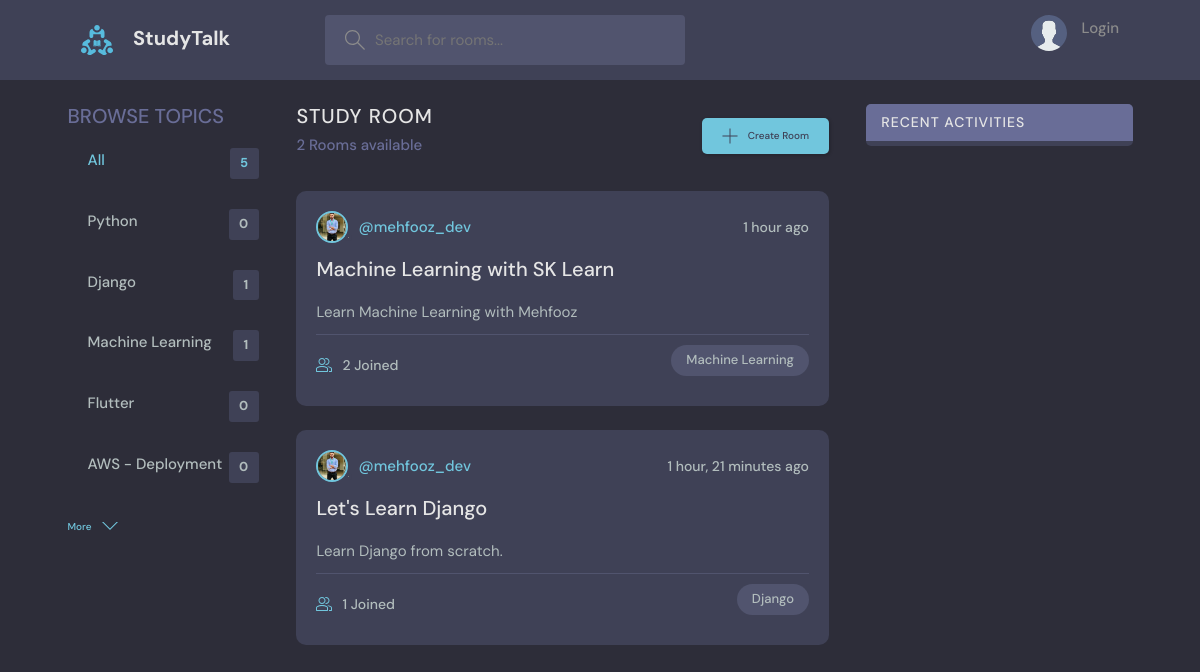
The page / on the database its author committed.
### base/models.py (models this page shows, shortened)
class Topic(models.Model):
    name = models.CharField(max_length=200)

class Room(models.Model):
    host = models.ForeignKey(User, on_delete=models.SET_NULL, null=True)
    topic = models.ForeignKey(Topic, on_delete=models.SET_NULL, null=True)
    name = models.CharField(max_length=200)
    description = models.TextField(null=True, blank=True)
    participants = models.ManyToManyField(User, related_name='participants', blank=True)
    updated = models.DateTimeField(auto_now=True)
    created = models.DateTimeField(auto_now_add=True)
    class Meta:
        ordering = ['-updated', '-created']

class User(AbstractUser):
    name = models.CharField(max_length=200, null=True)
    email = models.EmailField(unique=True, null=True)
    bio = models.TextField(null=True)
    avatar = models.ImageField(null=True, default='avatar.svg')
    REQUIRED_FIELDS = []

### base/views.py (the view)
# urls.py: path('', views.home, name='home'),
def home(request):
    q = request.GET.get('q') if request.GET.get('q') != None else 'S'
    rooms = Room.objects.filter(
        Q(topic__name__icontains=q) |
        Q(name__icontains=q) |
        Q(description__icontains=q)
        )
    topics = Topic.objects.all()[0:7]
    room_count = rooms.count()
    room_messages = Message.objects.filter(Q(room__topic__name__icontains=q) )
    context = {'rooms':rooms,
               'topics':topics,
               'room_count':room_count,
               'room_messages':room_messages
               }
    return render(request, 'base/home.html', context)

### base/templates/base/home.html (shortened to what this page needs)
{% extends 'base/main.html' %}
{% block content %}
<main class="layout layout--3">
    <div class="container">
      {% include "base/topic_components.html" %}
      <div class="roomList">
        <div class="roomList__header">
          <div>
            <h2>Study Room</h2>
            <p>{{room_count}} Rooms available</p>
          </div>
          <a class="btn btn--main" href="{% url 'create-room' %}">
            <svg version="1.1" xmlns="http://www.w3.org/2000/svg" width="32" height="32" viewBox="0 0 32 32">
              <title>add</title>
              <path
                d="M16.943 0.943h-1.885v14.115h-14.115v1.885h14.115v14.115h1.885v-14.115h14.115v-1.885h-14.115v-14.115z"
              ></path>
            </svg>
            Create Room
          </a>
        </div>
        {% include "base/feed_components.html" %}
      </div>
      {% include "base/activity_components.html" %}
    </div>
  </main>
{% endblock content %}

### base/templates/base/topic_components.html
<div class="topics">
  <div class="topics__header">
    <h2>Browse Topics</h2>
  </div>
  <ul class="topics__list">
    <li>
      <a href="{% url 'home' %}" class="active">All <span>{{topics.count}}</span></a>
    </li>
    {% for topic in topics %}
      <li>
        <a href="{% url 'home' %}?q={{topic.name}}">{{topic.name}} <span>{{topic.room_set.all.count}}</span></a>
      </li>
    {% endfor %}
  </ul>
  <a class="btn btn--link" href="{% url 'topics' %}">
    More
    <svg version="1.1" xmlns="http://www.w3.org/2000/svg" width="32" height="32" viewBox="0 0 32 32">
      <title>chevron-down</title>
      <path d="M16 21l-13-13h-3l16 16 16-16h-3l-13 13z"></path>
    </svg>
  </a>
</div>

### base/templates/base/feed_components.html (shortened to what this page needs)
{% load static %}
{% for room in rooms %}
    <div class="roomListRoom">
        <div class="roomListRoom__header">
        <a href="{% url 'user-profile' room.host.id %}" class="roomListRoom__author">
            <div class="avatar avatar--small">
            <img src="{{room.host.avatar.url}}" />
            </div>
            <span>@{{room.host.username}}</span>
        </a>
        <div class="roomListRoom__actions">
            <span>{{room.created|timesince}} ago</span>
        </div>
        </div>
        <div class="roomListRoom__content">
        <a href="{% url 'room' room.id %}">{{room.name}}</a>
        <p>
            {{room.description}}
        </p>
        </div>
        <div class="roomListRoom__meta">
        <a href="{% url 'room' room.id %}" class="roomListRoom__joined">
            {{room.participants.all.count}} Joined
        </a>
        <p class="roomListRoom__topic">{{room.topic.name}}</p>
        </div>
    </div>
{% endfor %}

### static/style/style.css (style rules this page uses)
:root { --color-main: #71c6dd; --color-main-light: #e1f6fb; --color-dark: #3f4156; --color-dark-medium: #51546e; --color-dark-light: #696d97; --color-light: #e5e5e5; --color-gray: #8b8b8b; --color-light-gray: #b2bdbd; --color-bg: #2d2d39; --color-success: #5dd693; --color-error: #fc4b0b; }
* { font-family: "DM Sans", -apple-system, BlinkMacSystemFont, "Segoe UI", Roboto, Oxygen, Ubuntu, Cantarell, "Open Sans", "Helvetica Neue", sans-serif; margin: 0; padding: 0; box-sizing: border-box; text-rendering: optimizeLegibility; font-size: inherit; }
html { font-size: 56.25%; }
@media only screen and (min-width: 1200px) { html { font-size: 62.5%; } }
body { line-height: 1.6; font-weight: 400; font-size: 1.5rem; color: var(--color-light-gray); background-color: var(--color-bg); min-height: 100vh; }
img { width: 100%; }
a { display: inline-block; color: var(--color-main); text-decoration: none; }
.container { max-width: 120rem; width: 90%; margin: auto; }
.btn { background-color: transparent; border: none; display: inline-flex; align-items: center; gap: 1rem; cursor: pointer; transition: all ease-in-out 0.3s; padding: 1rem 2rem; border-radius: 5px; box-shadow: 1px 1px 3px 1px rgba(0, 0, 0, 0.15); font-weight: 500; }
.btn--link { border-radius: 0; padding: 0; color: var(--color-main); box-shadow: none; }
.btn--main { background-color: var(--color-main); color: var(--color-dark); }
.btn > svg { fill: currentColor; width: 1.6rem; height: 1.6rem; }
.avatar { position: relative; display: inline-block; border-radius: 50%; border: 2px solid var(--color-main); }
.avatar img { display: block; border-radius: 50%; object-fit: cover; object-position: center; }
.avatar::after { content: ""; display: block; position: absolute; background-color: var(--color-gray); z-index: 111; border-radius: 50%; border: 0.3rem solid var(--color-dark); }
.avatar.avatar--small img { width: 2.8rem; height: 2.8rem; }
.avatar.avatar--small:after { width: 0.7rem; height: 0.7rem; bottom: 0px; right: -6px; }
.layout { margin-top: 2.4rem; }
.layout > .container { display: flex; justify-content: space-between; align-items: flex-start; }
.layout--3 > .container > div:first-child { flex-basis: 18%; max-width: 22.5rem; }
.layout--3 > .container > div:nth-child(2) { flex-basis: 50%; }
.topics__header { margin-bottom: 2rem; }
.topics__header h2 { text-transform: uppercase; font-weight: 500; color: var(--color-dark-light); }
.topics__list { list-style: none; }
.topics__list li a { display: flex; justify-content: space-between; margin-bottom: 3rem; font-weight: 500; color: var(--color-light-gray); transition: all 0.3s ease-in-out; }
.topics__list li a.active, .topics__list li a:hover { color: var(--color-main); }
.topics__list li a span { padding: 0.5rem 1rem; background-color: var(--color-dark); border-radius: 3px; font-size: 1.3rem; font-weight: 700; letter-spacing: 1px; }
.roomList__header { display: flex; justify-content: space-between; align-items: center; margin-bottom: 2.4rem; }
.roomList__header h2 { text-transform: uppercase; font-weight: 500; color: var(--color-light); letter-spacing: 1px; }
.roomList__header p { font-weight: 500; color: var(--color-dark-light); }
.roomListRoom { margin-bottom: 2.4rem; background-color: var(--color-dark); border-radius: 1rem; padding: 2rem; }
.roomListRoom__header { display: flex; justify-content: space-between; align-items: center; }
.roomListRoom__author { font-weight: 500; display: flex; align-items: center; gap: 1rem; }
.roomListRoom__actions { display: flex; align-items: flex-start; gap: 1rem; position: relative; }
.roomListRoom__actions span { font-size: 1.4rem; font-weight: 500; }
.roomListRoom__content { margin: 1rem 0; }
.roomListRoom__content a { font-size: 2rem; font-weight: 500; margin-bottom: 1.5rem; color: var(--color-light); transition: all 0.3s ease-in-out; }
.roomListRoom__meta { border-top: 1px solid var(--color-dark-medium); padding-top: 1rem; display: flex; align-items: center; justify-content: space-between; }
.roomListRoom__joined { color: var(--color-light-gray); display: flex; align-items: center; gap: 1rem; font-size: 1.4rem; font-weight: 500; }
.roomListRoom__joined svg { fill: var(--color-main); width: 1.6rem; height: 1.6rem; }
.roomListRoom__topic { padding: 5px 1.5rem; background-color: var(--color-dark-medium); border-radius: 5rem; font-weight: 500; font-size: 1.3rem; }

### rows shown on the page
Topic: name "Python", room_set.all.count "0"
Topic: name "Django", room_set.all.count "1"
Topic: name "Machine Learning", room_set.all.count "1"
Topic: name "Flutter", room_set.all.count "0"
Topic: name "AWS - Deployment", room_set.all.count "0"
Room: host.avatar (picture), host.username "mehfooz_dev", created "1 hour", name "Machine Learning with SK Learn", description "Learn Machine Learning with Mehfooz", participants.all.count "2", topic.name "Machine Learning"
Room: host.avatar (picture), host.username "mehfooz_dev", created "1 hour, 21 minutes", name "Let's Learn Django", description "Learn Django from scratch.", participants.all.count "1", topic.name "Django"

### other values the page prints
{{ topics.count }} "5"
{{ room_count }} "2"
